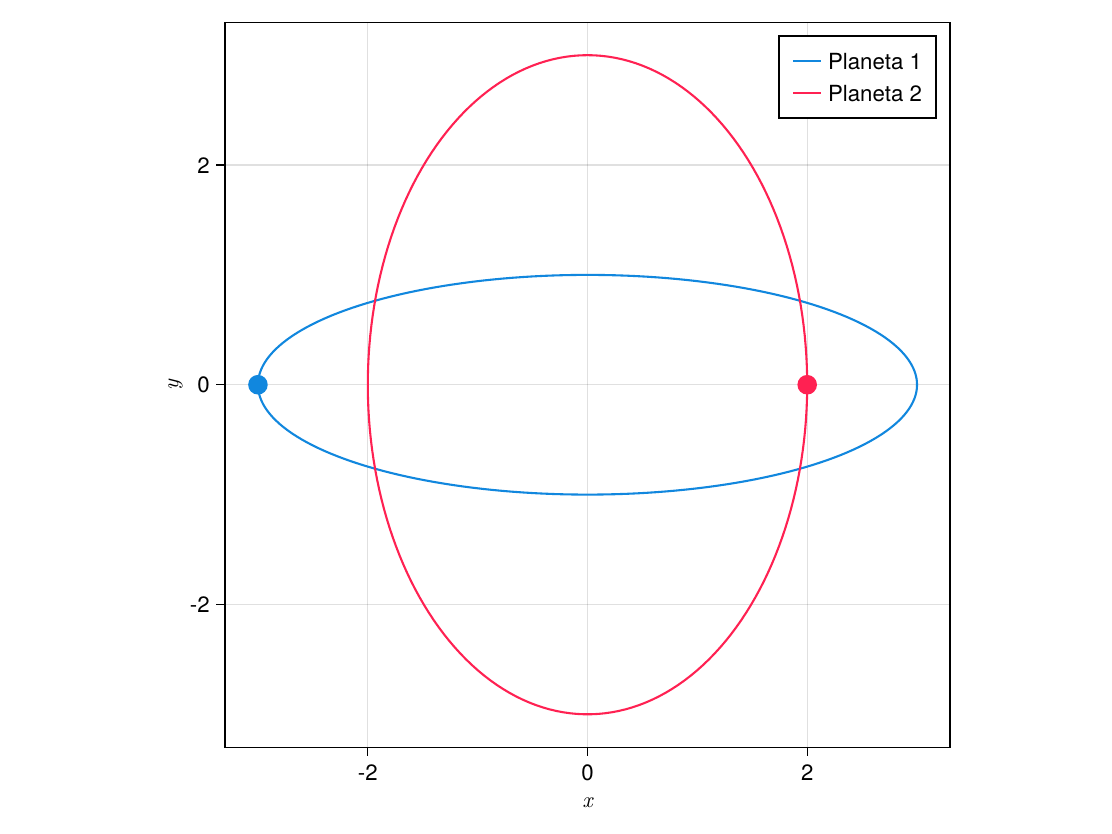

Source code (Julia):
using CairoMakie
graphictype = "pdf"
CairoMakie.activate!(type = graphictype)
myblue = RGBf(0.067,0.529,0.871)
myred = RGBf(1.0, 0.13, 0.32)
size_inches = (8, 6)
size_pt = 100 .* size_inches
fig = Figure(resolution = size_pt, fontsize = 16, backgroundcolor = RGBAf(0,0,0,0))
ax = Axis(fig[1,1], aspect = 1, xlabel = L"$x$", ylabel = L"$y$")
f(t) = [3cos(t), sin(t)]
ts = range(0, 2pi, 200)
points = Point2.(f.(ts))
lines!(ax, points, color = myblue, label = "Planeta 1")
scatter!(ax, Point2(f(pi)), color = myblue, markersize = 20)
g(t) = [2sin(t/2), 3cos(t/2)] 
ts = range(0, 4pi, 200)
points = Point2.(g.(ts))
lines!(ax, points, color = myred, label = "Planeta 2")
scatter!(ax, Point2(g(pi)), color = myred, markersize = 20)
axislegend(ax)
save("img/derivadas-funciones-varias-variables/planetas." * graphictype, fig, pt_per_unit = 1)
fig